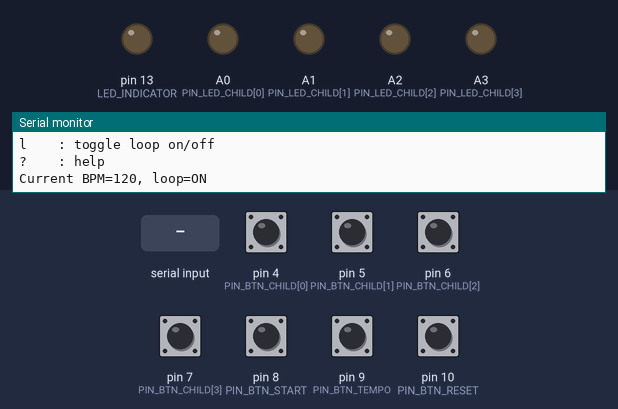
A sketch run on a simulated Arduino Uno, built with avr-gcc and run on an emulated ATmega328P. Parts: output pins drawn as LEDs (lit = HIGH), the last lines printed to the serial monitor. Dashed ring = blinking. The inputs (shaded band) are chosen by the test bench; at power-on: pin 4 (PIN_BTN_CHILD[0]), pin 5 (PIN_BTN_CHILD[1]), pin 6 (PIN_BTN_CHILD[2]), pin 7 (PIN_BTN_CHILD[3]), pin 8 (PIN_BTN_START), pin 9 (PIN_BTN_TEMPO), pin 10 (PIN_BTN_RESET) HIGH.

Above: at 1.3 s.
1.4 s: pin 4 (PIN_BTN_CHILD[0]) pulled LOW for 0.15 s
At 2.6 s:
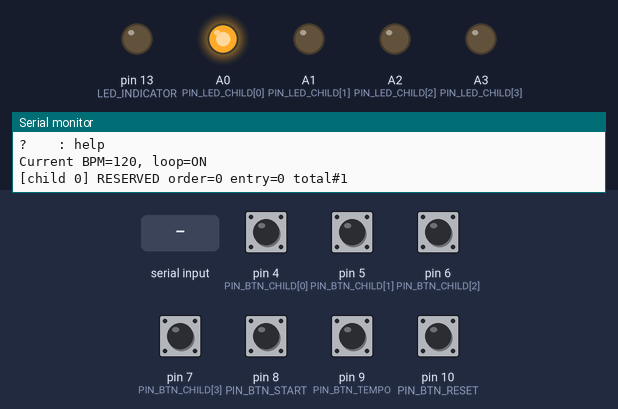
3.0 s: pin 8 (PIN_BTN_START) pulled LOW for 0.15 s
At 3.4 s:
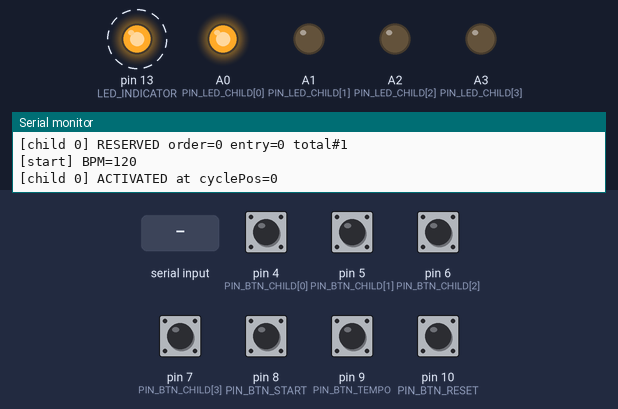
6.1 s: "90 45\n" received over Serial
At 6.4 s:
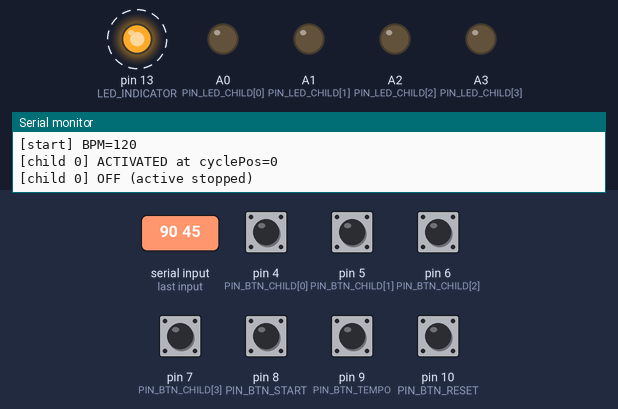
9.1 s: pin 5 (PIN_BTN_CHILD[1]) pulled LOW for 0.15 s
At 9.4 s:
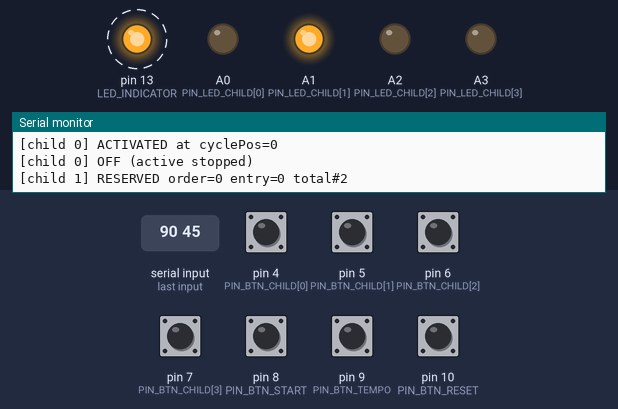
12.1 s: pin 6 (PIN_BTN_CHILD[2]) pulled LOW for 0.15 s
At 12.4 s:
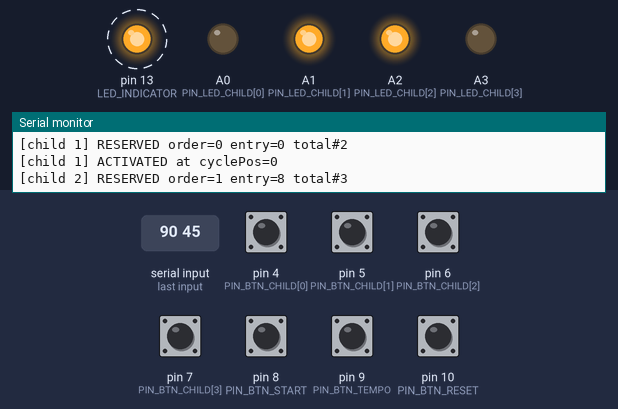
15.1 s: pin 7 (PIN_BTN_CHILD[3]) pulled LOW for 0.15 s
At 15.4 s:
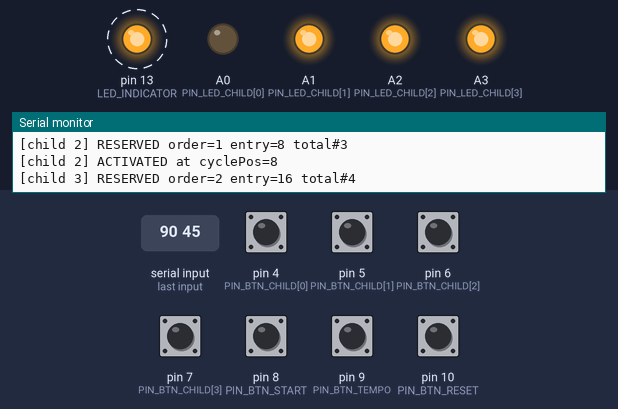
Timing chart, 0 to 19.1 s (numbered marks = the images above; inputs shaded):
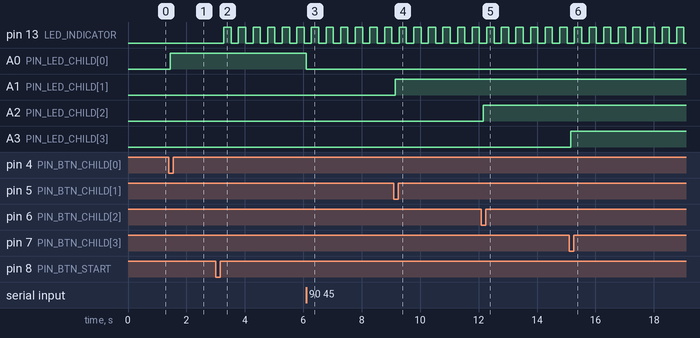

The sketch:

hack-oya.ino
```cpp
#define DECODE_NEC
#define IR_SEND_PIN 3
#include <IRremote.hpp>

// 単一ブロードキャスト方式 (NEC):
//   address[15:8] = cyclePos     (0..TICK_LENGTH-1)
//   address[7:0]  = enabledMask  (bit i = 子機 i が今このtickで鳴るか)
//   command[7:6]  = configIdx    (このフレームで設定を送る子機の番号 0..3)
//   command[5:0]  = canonOffset  (configIdx の子機の遅延値 0..63)

const int NUM_CHILDREN = 4;

// 1ループ = メロディ31tick + 末尾休符1tick = 32tick (LOOP_REST_TICKS で調整可)
const int MELODY_TICK_LENGTH = 31;
const int LOOP_REST_TICKS    = 1;
const int TICK_LENGTH        = MELODY_TICK_LENGTH + LOOP_REST_TICKS;

// 押下順N番目に割り当てるカノン参加tick。
// 1番目に押された子機 → 0 (リードとして最初から)、2番目 → 8、3番目 → 16、4番目 → 20。
// どのボタン(D4~D7=child0~3)を最初に押しても、その子機がpos0から流れ出すように動的割当する。
const int CANON_ENTRY_BY_ORDER[NUM_CHILDREN] = {0, 8, 16, 20};

const int DRUM_CHILD_ID = 3;
const int DRUM_INTERVAL_TICKS = 2;

const int PIN_BTN_CHILD[NUM_CHILDREN] = {4, 5, 6, 7};
// 各子機ボタン横のLED (D4→A0, D5→A1, D6→A2, D7→A3)。トグル状態を可視化する。
const int PIN_LED_CHILD[NUM_CHILDREN] = {A0, A1, A2, A3};
const int PIN_BTN_START = 8;
const int PIN_BTN_TEMPO = 9;
const int PIN_BTN_RESET = 10;
const int LED_INDICATOR = 13;

// canonOffset: 参加中の遅延値、-1 は不参加
// pendingOffset: 予約済み。cyclePos が一致した瞬間に canonOffset へ昇格する。
// pressOrder: 押下順 (0=1番目, 1=2番目, ...)。-1=未押下。Off時にリセット。
int  canonOffset[NUM_CHILDREN]   = {-1, -1, -1, -1};
int  pendingOffset[NUM_CHILDREN] = {-1, -1, -1, -1};
int  pressOrder[NUM_CHILDREN]    = {-1, -1, -1, -1};
int  globalPressCount = 0;

bool loopOn   = true;
bool isPlaying = false;
long parentTick = 0;
unsigned long lastTickMs = 0;
int  tempoBpm = 120;

// stable=確定済みの値、lastRaw=直近の生値、lastChangeMs=生値が変化した時刻。
// 長押し中の瞬間バウンス(LOW→HIGH→LOW)でエッジを再検出しないよう、
// 「同じ生値がBTN_DEBOUNCE_MS以上続いたら確定状態を更新する」方式にする。
int stableBtnChild[NUM_CHILDREN] = {HIGH, HIGH, HIGH, HIGH};
int lastRawBtnChild[NUM_CHILDREN] = {HIGH, HIGH, HIGH, HIGH};
unsigned long lastBtnChangeMs[NUM_CHILDREN] = {0, 0, 0, 0};
const unsigned long BTN_DEBOUNCE_MS = 50;
int prevBtnStart = HIGH;
int prevBtnTempo = HIGH;
int prevBtnReset = HIGH;

void setup() {
  Serial.begin(115200);
  IrSender.begin(IR_SEND_PIN);
  for (int i = 0; i < NUM_CHILDREN; i++) {
    pinMode(PIN_BTN_CHILD[i], INPUT_PULLUP);
    pinMode(PIN_LED_CHILD[i], OUTPUT);
    digitalWrite(PIN_LED_CHILD[i], LOW);
  }
  pinMode(PIN_BTN_START, INPUT_PULLUP);
  pinMode(PIN_BTN_TEMPO, INPUT_PULLUP);
  pinMode(PIN_BTN_RESET, INPUT_PULLUP);
  pinMode(LED_INDICATOR, OUTPUT);
  digitalWrite(LED_INDICATOR, LOW);
  delay(100);
  printHelp();
}

void loop() {
  handleSerialCommand();
  handleChildButtons();
  handleStartButton();
  handleTempoButton();
  handleResetButton();

  if (isPlaying) {
    unsigned long now = millis();
    unsigned long interval = 60000UL / (unsigned long)tempoBpm / 2UL;  // 8分音符1個ぶんの時間
    if (now - lastTickMs >= interval) {
      lastTickMs = now;
      sendTickBroadcast();
      parentTick++;
    }
  }
}

void sendTickBroadcast() {
  long cyclePos = parentTick % TICK_LENGTH;
  if (!loopOn && parentTick >= MELODY_TICK_LENGTH) return;

  digitalWrite(LED_INDICATOR, (parentTick % 2) ? HIGH : LOW);

  // 予約された子機を cyclePos に到達した瞬間に活性化する
  for (int i = 0; i < NUM_CHILDREN; i++) {
    if (pendingOffset[i] >= 0 && (int)cyclePos == pendingOffset[i]) {
      canonOffset[i] = pendingOffset[i];
      pendingOffset[i] = -1;
      Serial.print("[child ");
      Serial.print(i);
      Serial.print("] ACTIVATED at cyclePos=");
      Serial.println(cyclePos);
    }
  }

  // 各子機の鳴り状態を mask に集約 (per-voice REST)
  uint8_t enabledMask = 0;
  for (int i = 0; i < NUM_CHILDREN; i++) {
    if (canonOffset[i] < 0) continue;
    long localPos = (cyclePos - canonOffset[i] + TICK_LENGTH) % TICK_LENGTH;
    if (localPos >= MELODY_TICK_LENGTH) continue;
    if (i == DRUM_CHILD_ID) {
      if (localPos % DRUM_INTERVAL_TICKS == 0) enabledMask |= (1 << i);
    } else {
      enabledMask |= (1 << i);
    }
  }

  // 設定送信のラウンドロビン
  int configIdx = -1;
  for (int r = 0; r < NUM_CHILDREN; r++) {
    int idx = ((int)(parentTick % NUM_CHILDREN) + r) % NUM_CHILDREN;
    if (canonOffset[idx] >= 0) { configIdx = idx; break; }
  }
  if (configIdx < 0) return;

  uint8_t offsetEncoded = (uint8_t)(canonOffset[configIdx] & 0x3F);
  uint8_t cmd = (((uint8_t)configIdx & 0x03) << 6) | offsetEncoded;
  uint16_t addr = ((uint16_t)(cyclePos & 0xFF) << 8) | (uint16_t)enabledMask;
  IrSender.sendNEC(addr, cmd, 0);
}

void toggleChild(int i) {
  if (i < 0 || i >= NUM_CHILDREN) return;
  if (canonOffset[i] >= 0) {
    canonOffset[i] = -1;
    pressOrder[i] = -1;
    Serial.print("[child ");
    Serial.print(i);
    Serial.println("] OFF (active stopped)");
  } else if (pendingOffset[i] >= 0) {
    pendingOffset[i] = -1;
    pressOrder[i] = -1;
    Serial.print("[child ");
    Serial.print(i);
    Serial.println("] OFF (pending canceled)");
  } else {
    // 現在使われていない最小の押下順番号を割り当てる(0=リード, 1=2番目..)。
    int order = 0;
    while (order < NUM_CHILDREN) {
      bool used = false;
      for (int j = 0; j < NUM_CHILDREN; j++) {
        if (pressOrder[j] == order) { used = true; break; }
      }
      if (!used) break;
      order++;
    }
    if (order >= NUM_CHILDREN) order = NUM_CHILDREN - 1;
    pressOrder[i] = order;
    pendingOffset[i] = CANON_ENTRY_BY_ORDER[order];
    globalPressCount++;
    Serial.print("[child ");
    Serial.print(i);
    Serial.print("] RESERVED order=");
    Serial.print(order);
    Serial.print(" entry=");
    Serial.print(pendingOffset[i]);
    Serial.print(" total#");
    Serial.println(globalPressCount);
  }
  // active/pending いずれかが立っていれば点灯、両方解除なら消灯
  bool on = (canonOffset[i] >= 0) || (pendingOffset[i] >= 0);
  digitalWrite(PIN_LED_CHILD[i], on ? HIGH : LOW);
}

void startPlay() {
  if (isPlaying) {
    Serial.println("[!] already playing");
    return;
  }
  // 子機ボタン(D4~D7)が1つも押されていない=全員inactiveなら開始しない
  bool anySelected = false;
  for (int i = 0; i < NUM_CHILDREN; i++) {
    if (canonOffset[i] >= 0 || pendingOffset[i] >= 0) { anySelected = true; break; }
  }
  if (!anySelected) {
    Serial.println("[!] no child selected -- press D4-D7 first");
    return;
  }
  isPlaying = true;
  parentTick = 0;
  lastTickMs = millis() - (60000UL / (unsigned long)tempoBpm / 2UL);
  Serial.print("[start] BPM=");
  Serial.println(tempoBpm);
}

void resetAll() {
  isPlaying = false;
  parentTick = 0;
  for (int i = 0; i < NUM_CHILDREN; i++) {
    canonOffset[i] = -1;
    pendingOffset[i] = -1;
    pressOrder[i] = -1;
    digitalWrite(PIN_LED_CHILD[i], LOW);
  }
  globalPressCount = 0;
  digitalWrite(LED_INDICATOR, LOW);
  Serial.println("[reset]");
}

void handleChildButtons() {
  unsigned long now = millis();
  for (int i = 0; i < NUM_CHILDREN; i++) {
    int s = digitalRead(PIN_BTN_CHILD[i]);
    if (s != lastRawBtnChild[i]) {
      lastRawBtnChild[i] = s;
      lastBtnChangeMs[i] = now;
    }
    // 生値が安定して BTN_DEBOUNCE_MS 続いたら確定状態を更新。
    // これにより長押し中の瞬間バウンスでは stableBtnChild が HIGH に戻らず、再発火しない。
    if ((now - lastBtnChangeMs[i]) > BTN_DEBOUNCE_MS && s != stableBtnChild[i]) {
      stableBtnChild[i] = s;
      if (s == LOW) toggleChild(i);
    }
  }
}

void handleStartButton() {
  int s = digitalRead(PIN_BTN_START);
  if (prevBtnStart == HIGH && s == LOW) {
    startPlay();
    delay(30);
  }
  prevBtnStart = s;
}

void handleResetButton() {
  int s = digitalRead(PIN_BTN_RESET);
  if (prevBtnReset == HIGH && s == LOW) {
    resetAll();
    delay(30);
  }
  prevBtnReset = s;
}

void handleTempoButton() {
  int s = digitalRead(PIN_BTN_TEMPO);
  if (prevBtnTempo == HIGH && s == LOW) {
    tempoBpm += 30;
    if (tempoBpm > 150) tempoBpm = 60;
    Serial.print("[tempo] BPM=");
    Serial.println(tempoBpm);
    delay(30);
  }
  prevBtnTempo = s;
}

void handleSerialCommand() {
  while (Serial.available()) {
    char c = (char)Serial.read();
    if (c == '\r' || c == '\n' || c == ' ') continue;
    if (c >= '0' && c <= ('0' + NUM_CHILDREN - 1)) {
      toggleChild(c - '0');
    } else if (c == 's' || c == 'S') {
      startPlay();
    } else if (c == 'r' || c == 'R') {
      resetAll();
    } else if (c == 't' || c == 'T') {
      tempoBpm += 30;
      if (tempoBpm > 150) tempoBpm = 60;
      Serial.print("[tempo] BPM=");
      Serial.println(tempoBpm);
    } else if (c == 'l' || c == 'L') {
      loopOn = !loopOn;
      Serial.print("[loop] ");
      Serial.println(loopOn ? "ON" : "OFF");
    } else if (c == '?') {
      printHelp();
    }
  }
}

void printHelp() {
  Serial.println("=== hack-oya help ===");
  Serial.println("0..3 : toggle child on/off (entryは押下順に動的割当: 1st=0, 2nd=8, 3rd=16, 4th=20)");
  Serial.println("s    : start");
  Serial.println("r    : reset");
  Serial.println("t    : tempo cycle (60/90/120/150)");
  Serial.println("l    : toggle loop on/off");
  Serial.println("?    : help");
  Serial.print("Current BPM=");
  Serial.print(tempoBpm);
  Serial.print(", loop=");
  Serial.println(loopOn ? "ON" : "OFF");
}
```

Measured:
- after the input at 1.4 s, A0 (PIN_LED_CHILD[0]): LOW → HIGH after 0.05 s
- after the input at 3.0 s, pin 13 (LED_INDICATOR): alternates HIGH for 0.25 s and LOW for 0.25 s, starting after 0.28 s
- after the input at 6.1 s, A0 (PIN_LED_CHILD[0]): HIGH → LOW at once
- after the input at 9.1 s, A1 (PIN_LED_CHILD[1]): LOW → HIGH after 0.05 s
- after the input at 12.1 s, A2 (PIN_LED_CHILD[2]): LOW → HIGH after 0.05 s
- after the input at 15.1 s, A3 (PIN_LED_CHILD[3]): LOW → HIGH after 0.05 s
